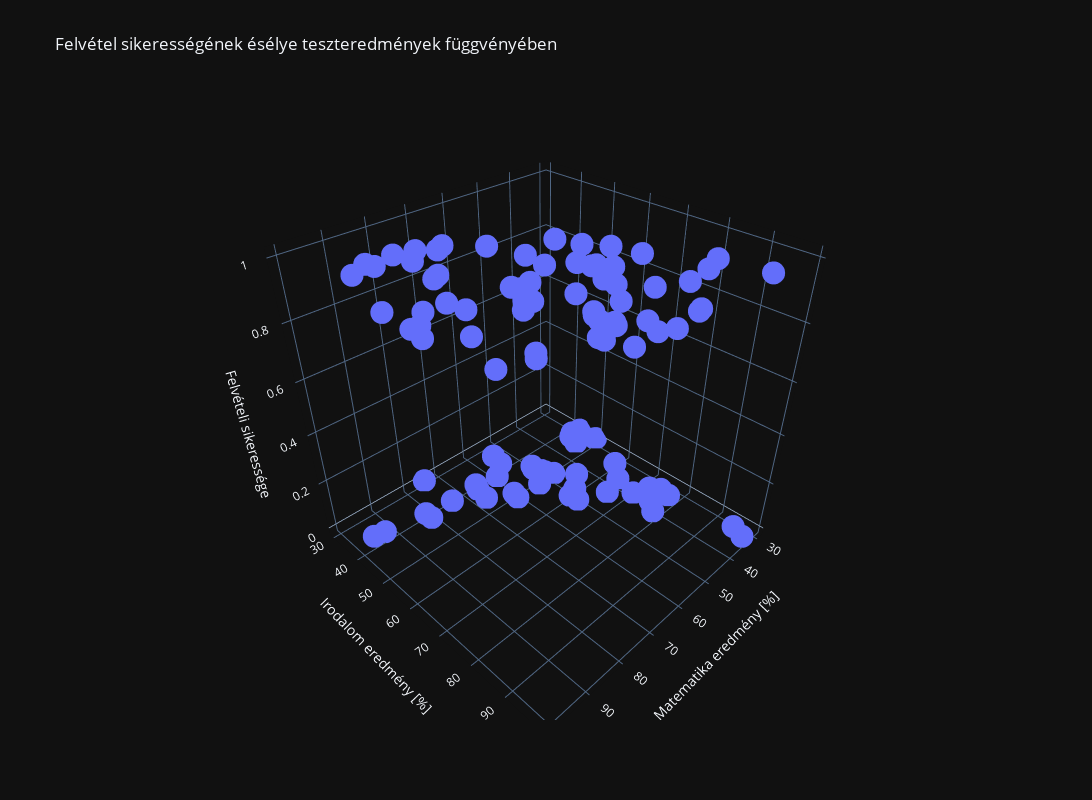

The code cell stored with this chart in its notebook:
### Code cell
# Ábrázolás Plotly-val
fig = go.Figure()

# A magyarázott változót az előzőhöz hasonlóan transzponálni kell.
fig.add_trace(go.Scatter3d(x=df['Math'], y=df['Literature'], z=df['Acceptance'], mode= "markers"))

#Plot formázása
fig.update_layout(
    title = "Felvétel sikerességének ésélye teszteredmények függvényében",
    scene = dict(
        xaxis_title = "Matematika eredmény [%]",
        yaxis_title = "Irodalom eredmény [%]",
        zaxis_title = "Felvételi sikeressége"),
    template=styleTemplate,
    width=1600,
    height=800,
)

#Plot megjelenítése
fig.show()

### Figure 1 — Plotly figure (JSON) as saved in the notebook; plotly's stock layout.template omitted (floating-point values rounded to 4 significant figures)
{"data": [{"mode": "markers", "type": "scatter3d", "x": [34.62, 30.29, 35.85, 60.18, 79.03, 45.08, 61.11, 75.02, 76.1, 84.43, 95.86, 75.01, 82.31, 69.36, 39.54, 53.97, 69.07, 67.95, 70.66, 76.98, 67.37, 89.68, 50.53, 34.21, 77.92, 62.27, 80.19, 93.11, 61.83, 38.79, 61.38, 85.4, 52.11, 52.05, 40.24, 54.64, 33.92, 64.18, 74.79, 34.18, 83.9, 51.55, 94.44, 82.37, 51.05, 62.22, 77.19, 97.77, 62.07, 91.56, 79.94, 99.27, 90.55, 34.52, 50.29, 49.59, 97.65, 32.58, 74.25, 71.8, 75.4, 35.29, 56.25, 30.06, 44.67, 66.56, 40.46, 49.07, 80.28, 66.75, 32.72, 64.04, 72.35, 60.46, 58.84, 99.83, 47.26, 50.46, 60.46, 82.23, 88.91, 94.83, 67.32, 57.24, 80.37, 68.47, 42.08, 75.48, 78.64, 52.35, 94.09, 90.45, 55.48, 74.49, 89.85, 83.49, 42.26, 99.32, 55.34, 74.78], "y": [78.02, 43.89, 72.9, 86.31, 75.34, 56.32, 96.51, 46.55, 87.42, 43.53, 38.23, 30.6, 76.48, 97.72, 76.04, 89.21, 52.74, 46.68, 92.93, 47.58, 42.84, 65.8, 48.86, 44.21, 68.97, 69.95, 44.82, 38.8, 50.26, 65.0, 72.81, 57.05, 63.13, 69.43, 71.17, 52.21, 98.87, 80.91, 41.57, 75.24, 56.31, 46.86, 65.57, 40.62, 45.82, 52.06, 70.46, 86.73, 96.77, 88.7, 74.16, 61.0, 43.39, 60.4, 49.8, 59.81, 68.86, 95.6, 69.82, 78.45, 85.76, 47.02, 39.26, 49.59, 66.45, 41.09, 97.54, 51.88, 92.12, 60.99, 43.31, 78.03, 96.23, 73.09, 75.86, 72.37, 88.48, 75.81, 42.51, 42.72, 69.8, 45.69, 66.59, 59.51, 90.96, 85.59, 78.84, 90.42, 96.65, 60.77, 77.16, 87.51, 35.57, 84.85, 45.36, 48.38, 87.1, 68.78, 64.93, 89.53], "z": [0, 0, 0, 1, 1, 0, 1, 1, 1, 1, 0, 0, 1, 1, 0, 1, 1, 0, 1, 1, 0, 1, 0, 0, 1, 1, 1, 0, 0, 0, 1, 1, 0, 1, 0, 0, 0, 1, 0, 0, 1, 0, 1, 0, 0, 0, 1, 1, 1, 1, 1, 1, 1, 0, 0, 0, 1, 0, 1, 1, 1, 0, 0, 0, 0, 0, 1, 0, 1, 1, 0, 1, 1, 1, 1, 1, 1, 1, 0, 0, 1, 1, 1, 1, 1, 1, 0, 1, 1, 0, 1, 1, 0, 1, 1, 1, 1, 1, 1, 1]}], "layout": {"height": 800, "scene": {"xaxis": {"title": {"text": "Matematika eredmény [%]"}}, "yaxis": {"title": {"text": "Irodalom eredmény [%]"}}, "zaxis": {"title": {"text": "Felvételi sikeressége"}}}, "title": {"text": "Felvétel sikerességének ésélye teszteredmények függvényében"}, "width": 1600}}
